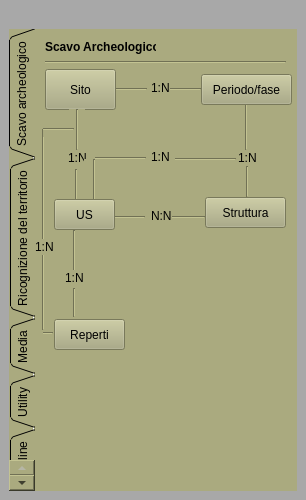
<?xml version="1.0" encoding="UTF-8"?>
<ui version="4.0">
 <class>PyarchinitPlugin</class>
 <widget class="QDockWidget" name="PyarchinitPlugin">
  <property name="geometry">
   <rect>
    <x>0</x>
    <y>0</y>
    <width>306</width>
    <height>500</height>
   </rect>
  </property>
  <property name="minimumSize">
   <size>
    <width>306</width>
    <height>500</height>
   </size>
  </property>
  <property name="maximumSize">
   <size>
    <width>306</width>
    <height>500</height>
   </size>
  </property>
  <property name="windowIcon">
   <iconset resource="resources.qrc">
    <normaloff>:/images/pai_us.png</normaloff>:/images/pai_us.png</iconset>
  </property>
  <property name="styleSheet">
   <string notr="true">background-color: qlineargradient(spread:reflect, x1:0, y1:0, x2:1, y2:0, stop:0 rgba(99, 138, 146, 255), stop:1 rgba(255, 255, 255, 255));
background-color: rgb(112, 112, 84);
background-color: rgb(168, 168, 168);</string>
  </property>
  <property name="locale">
   <locale language="English" country="UnitedStates"/>
  </property>
  <property name="windowTitle">
   <string>pyArchInit - Archaeological Data Management</string>
  </property>
  <widget class="QWidget" name="dockWidgetContents">
   <layout class="QGridLayout" name="gridLayout">
    <item row="0" column="0">
     <widget class="QLabel" name="label_6">
      <property name="text">
       <string/>
      </property>
      <property name="pixmap">
       <pixmap resource="resources.qrc">:/images/sfondo.png</pixmap>
      </property>
     </widget>
    </item>
    <item row="2" column="0">
     <widget class="QTabWidget" name="tabWidget">
      <property name="font">
       <font>
        <weight>50</weight>
        <bold>false</bold>
       </font>
      </property>
      <property name="mouseTracking">
       <bool>false</bool>
      </property>
      <property name="focusPolicy">
       <enum>Qt::TabFocus</enum>
      </property>
      <property name="autoFillBackground">
       <bool>false</bool>
      </property>
      <property name="styleSheet">
       <string notr="true">background-color: rgb(170, 170, 127);
border-color: rgb(116, 116, 87);
selection-color: rgb(140, 140, 105);</string>
      </property>
      <property name="tabPosition">
       <enum>QTabWidget::West</enum>
      </property>
      <property name="tabShape">
       <enum>QTabWidget::Triangular</enum>
      </property>
      <property name="currentIndex">
       <number>0</number>
      </property>
      <property name="elideMode">
       <enum>Qt::ElideNone</enum>
      </property>
      <property name="documentMode">
       <bool>true</bool>
      </property>
      <property name="tabsClosable">
       <bool>false</bool>
      </property>
      <property name="movable">
       <bool>false</bool>
      </property>
      <widget class="QWidget" name="services">
       <attribute name="title">
        <string>Scavo archeologico</string>
       </attribute>
       <widget class="QPushButton" name="btnStrutturatable">
        <property name="geometry">
         <rect>
          <x>170</x>
          <y>168</y>
          <width>81</width>
          <height>31</height>
         </rect>
        </property>
        <property name="text">
         <string>Struttura</string>
        </property>
        <property name="icon">
         <iconset resource="resources.qrc">
          <normaloff>:/images/iconStrutt.png</normaloff>:/images/iconStrutt.png</iconset>
        </property>
        <property name="iconSize">
         <size>
          <width>20</width>
          <height>80</height>
         </size>
        </property>
       </widget>
       <widget class="Line" name="line">
        <property name="geometry">
         <rect>
          <x>69</x>
          <y>180</y>
          <width>41</width>
          <height>16</height>
         </rect>
        </property>
        <property name="orientation">
         <enum>Qt::Horizontal</enum>
        </property>
       </widget>
       <widget class="QLabel" name="label">
        <property name="geometry">
         <rect>
          <x>116</x>
          <y>179</y>
          <width>21</width>
          <height>16</height>
         </rect>
        </property>
        <property name="text">
         <string>N:N</string>
        </property>
       </widget>
       <widget class="Line" name="line_2">
        <property name="geometry">
         <rect>
          <x>129</x>
          <y>178</y>
          <width>41</width>
          <height>20</height>
         </rect>
        </property>
        <property name="orientation">
         <enum>Qt::Horizontal</enum>
        </property>
       </widget>
       <widget class="QLabel" name="label_2">
        <property name="geometry">
         <rect>
          <x>116</x>
          <y>51</y>
          <width>21</width>
          <height>16</height>
         </rect>
        </property>
        <property name="text">
         <string>1:N</string>
        </property>
       </widget>
       <widget class="Line" name="line_3">
        <property name="geometry">
         <rect>
          <x>81</x>
          <y>52</y>
          <width>31</width>
          <height>16</height>
         </rect>
        </property>
        <property name="orientation">
         <enum>Qt::Horizontal</enum>
        </property>
       </widget>
       <widget class="Line" name="line_4">
        <property name="geometry">
         <rect>
          <x>135</x>
          <y>50</y>
          <width>31</width>
          <height>20</height>
         </rect>
        </property>
        <property name="orientation">
         <enum>Qt::Horizontal</enum>
        </property>
       </widget>
       <widget class="QLabel" name="label_3">
        <property name="geometry">
         <rect>
          <x>33</x>
          <y>121</y>
          <width>21</width>
          <height>16</height>
         </rect>
        </property>
        <property name="text">
         <string>1:N</string>
        </property>
       </widget>
       <widget class="Line" name="line_5">
        <property name="geometry">
         <rect>
          <x>34</x>
          <y>80</y>
          <width>16</width>
          <height>41</height>
         </rect>
        </property>
        <property name="orientation">
         <enum>Qt::Vertical</enum>
        </property>
       </widget>
       <widget class="Line" name="line_6">
        <property name="geometry">
         <rect>
          <x>33</x>
          <y>140</y>
          <width>16</width>
          <height>31</height>
         </rect>
        </property>
        <property name="orientation">
         <enum>Qt::Vertical</enum>
        </property>
       </widget>
       <widget class="QLabel" name="label_4">
        <property name="geometry">
         <rect>
          <x>203</x>
          <y>121</y>
          <width>21</width>
          <height>16</height>
         </rect>
        </property>
        <property name="text">
         <string>1:N</string>
        </property>
       </widget>
       <widget class="Line" name="line_7">
        <property name="geometry">
         <rect>
          <x>201</x>
          <y>70</y>
          <width>20</width>
          <height>51</height>
         </rect>
        </property>
        <property name="orientation">
         <enum>Qt::Vertical</enum>
        </property>
       </widget>
       <widget class="QLabel" name="label_5">
        <property name="geometry">
         <rect>
          <x>116</x>
          <y>120</y>
          <width>21</width>
          <height>16</height>
         </rect>
        </property>
        <property name="text">
         <string>1:N</string>
        </property>
       </widget>
       <widget class="Line" name="line_10">
        <property name="geometry">
         <rect>
          <x>49</x>
          <y>130</y>
          <width>20</width>
          <height>41</height>
         </rect>
        </property>
        <property name="orientation">
         <enum>Qt::Vertical</enum>
        </property>
       </widget>
       <widget class="Line" name="line_11">
        <property name="geometry">
         <rect>
          <x>60</x>
          <y>121</y>
          <width>51</width>
          <height>16</height>
         </rect>
        </property>
        <property name="orientation">
         <enum>Qt::Horizontal</enum>
        </property>
       </widget>
       <widget class="Line" name="line_12">
        <property name="geometry">
         <rect>
          <x>140</x>
          <y>120</y>
          <width>61</width>
          <height>20</height>
         </rect>
        </property>
        <property name="orientation">
         <enum>Qt::Horizontal</enum>
        </property>
       </widget>
       <widget class="QPushButton" name="btnUStable">
        <property name="geometry">
         <rect>
          <x>19</x>
          <y>170</y>
          <width>61</width>
          <height>31</height>
         </rect>
        </property>
        <property name="text">
         <string>US</string>
        </property>
        <property name="icon">
         <iconset resource="resources.qrc">
          <normaloff>:/images/iconPAI.png</normaloff>:/images/iconPAI.png</iconset>
        </property>
        <property name="iconSize">
         <size>
          <width>25</width>
          <height>25</height>
         </size>
        </property>
       </widget>
       <widget class="Line" name="line_13">
        <property name="geometry">
         <rect>
          <x>31</x>
          <y>201</y>
          <width>16</width>
          <height>41</height>
         </rect>
        </property>
        <property name="orientation">
         <enum>Qt::Vertical</enum>
        </property>
       </widget>
       <widget class="QLabel" name="label_8">
        <property name="geometry">
         <rect>
          <x>30</x>
          <y>241</y>
          <width>21</width>
          <height>16</height>
         </rect>
        </property>
        <property name="text">
         <string>1:N</string>
        </property>
       </widget>
       <widget class="QPushButton" name="btnReptable">
        <property name="geometry">
         <rect>
          <x>19</x>
          <y>290</y>
          <width>71</width>
          <height>31</height>
         </rect>
        </property>
        <property name="styleSheet">
         <string notr="true">background-color: rgb(170, 170, 127);</string>
        </property>
        <property name="text">
         <string>Reperti</string>
        </property>
        <property name="icon">
         <iconset resource="resources.qrc">
          <normaloff>:/images/finds.png</normaloff>:/images/finds.png</iconset>
        </property>
        <property name="iconSize">
         <size>
          <width>25</width>
          <height>25</height>
         </size>
        </property>
       </widget>
       <widget class="Line" name="line_14">
        <property name="geometry">
         <rect>
          <x>38</x>
          <y>259</y>
          <width>3</width>
          <height>29</height>
         </rect>
        </property>
        <property name="orientation">
         <enum>Qt::Vertical</enum>
        </property>
       </widget>
       <widget class="Line" name="line_15">
        <property name="geometry">
         <rect>
          <x>0</x>
          <y>100</y>
          <width>16</width>
          <height>201</height>
         </rect>
        </property>
        <property name="orientation">
         <enum>Qt::Vertical</enum>
        </property>
       </widget>
       <widget class="Line" name="line_16">
        <property name="geometry">
         <rect>
          <x>8</x>
          <y>92</y>
          <width>31</width>
          <height>16</height>
         </rect>
        </property>
        <property name="orientation">
         <enum>Qt::Horizontal</enum>
        </property>
       </widget>
       <widget class="QLabel" name="label_11">
        <property name="geometry">
         <rect>
          <x>10</x>
          <y>10</y>
          <width>111</width>
          <height>16</height>
         </rect>
        </property>
        <property name="font">
         <font>
          <weight>75</weight>
          <bold>true</bold>
         </font>
        </property>
        <property name="text">
         <string>Scavo Archeologico</string>
        </property>
       </widget>
       <widget class="Line" name="line_25">
        <property name="geometry">
         <rect>
          <x>10</x>
          <y>26</y>
          <width>241</width>
          <height>14</height>
         </rect>
        </property>
        <property name="orientation">
         <enum>Qt::Horizontal</enum>
        </property>
       </widget>
       <widget class="QPushButton" name="btnSitotable">
        <property name="geometry">
         <rect>
          <x>10</x>
          <y>40</y>
          <width>71</width>
          <height>41</height>
         </rect>
        </property>
        <property name="sizePolicy">
         <sizepolicy hsizetype="Minimum" vsizetype="Preferred">
          <horstretch>0</horstretch>
          <verstretch>0</verstretch>
         </sizepolicy>
        </property>
        <property name="minimumSize">
         <size>
          <width>0</width>
          <height>0</height>
         </size>
        </property>
        <property name="maximumSize">
         <size>
          <width>16777215</width>
          <height>80</height>
         </size>
        </property>
        <property name="baseSize">
         <size>
          <width>0</width>
          <height>0</height>
         </size>
        </property>
        <property name="text">
         <string>Sito</string>
        </property>
        <property name="icon">
         <iconset resource="resources.qrc">
          <normaloff>:/images/iconSite.png</normaloff>:/images/iconSite.png</iconset>
        </property>
        <property name="iconSize">
         <size>
          <width>20</width>
          <height>100</height>
         </size>
        </property>
       </widget>
       <widget class="QPushButton" name="btnPeriodotable">
        <property name="geometry">
         <rect>
          <x>166</x>
          <y>45</y>
          <width>91</width>
          <height>31</height>
         </rect>
        </property>
        <property name="styleSheet">
         <string notr="true"/>
        </property>
        <property name="text">
         <string>Periodo/fase</string>
        </property>
        <property name="icon">
         <iconset resource="resources.qrc">
          <normaloff>:/images/iconPER.png</normaloff>:/images/iconPER.png</iconset>
        </property>
        <property name="iconSize">
         <size>
          <width>20</width>
          <height>20</height>
         </size>
        </property>
       </widget>
       <widget class="Line" name="line_28">
        <property name="geometry">
         <rect>
          <x>204</x>
          <y>137</y>
          <width>16</width>
          <height>31</height>
         </rect>
        </property>
        <property name="orientation">
         <enum>Qt::Vertical</enum>
        </property>
       </widget>
       <widget class="Line" name="line_8">
        <property name="geometry">
         <rect>
          <x>8</x>
          <y>296</y>
          <width>10</width>
          <height>16</height>
         </rect>
        </property>
        <property name="orientation">
         <enum>Qt::Horizontal</enum>
        </property>
       </widget>
       <widget class="QLabel" name="label_14">
        <property name="geometry">
         <rect>
          <x>0</x>
          <y>210</y>
          <width>21</width>
          <height>16</height>
         </rect>
        </property>
        <property name="text">
         <string>1:N</string>
        </property>
       </widget>
       <zorder>line_8</zorder>
       <zorder>line_2</zorder>
       <zorder>btnSitotable</zorder>
       <zorder>line_11</zorder>
       <zorder>line_7</zorder>
       <zorder>line</zorder>
       <zorder>label</zorder>
       <zorder>label_2</zorder>
       <zorder>line_3</zorder>
       <zorder>line_4</zorder>
       <zorder>label_3</zorder>
       <zorder>line_5</zorder>
       <zorder>line_6</zorder>
       <zorder>label_4</zorder>
       <zorder>label_5</zorder>
       <zorder>line_10</zorder>
       <zorder>line_12</zorder>
       <zorder>line_13</zorder>
       <zorder>label_8</zorder>
       <zorder>line_14</zorder>
       <zorder>line_15</zorder>
       <zorder>line_16</zorder>
       <zorder>line_25</zorder>
       <zorder>btnPeriodotable</zorder>
       <zorder>line_28</zorder>
       <zorder>btnStrutturatable</zorder>
       <zorder>btnUStable</zorder>
       <zorder>btnReptable</zorder>
       <zorder>label_14</zorder>
       <zorder>label_11</zorder>
      </widget>
      <widget class="QWidget" name="tab">
       <attribute name="title">
        <string>Ricognizione del territorio</string>
       </attribute>
       <widget class="Line" name="line_18">
        <property name="geometry">
         <rect>
          <x>111</x>
          <y>90</y>
          <width>16</width>
          <height>41</height>
         </rect>
        </property>
        <property name="orientation">
         <enum>Qt::Vertical</enum>
        </property>
       </widget>
       <widget class="QLabel" name="label_9">
        <property name="geometry">
         <rect>
          <x>110</x>
          <y>131</y>
          <width>21</width>
          <height>16</height>
         </rect>
        </property>
        <property name="text">
         <string>1:N</string>
        </property>
       </widget>
       <widget class="Line" name="line_19">
        <property name="geometry">
         <rect>
          <x>107</x>
          <y>270</y>
          <width>16</width>
          <height>31</height>
         </rect>
        </property>
        <property name="orientation">
         <enum>Qt::Vertical</enum>
        </property>
       </widget>
       <widget class="Line" name="line_20">
        <property name="geometry">
         <rect>
          <x>108</x>
          <y>210</y>
          <width>16</width>
          <height>41</height>
         </rect>
        </property>
        <property name="orientation">
         <enum>Qt::Vertical</enum>
        </property>
       </widget>
       <widget class="QPushButton" name="btnReptable_2">
        <property name="geometry">
         <rect>
          <x>96</x>
          <y>300</y>
          <width>71</width>
          <height>31</height>
         </rect>
        </property>
        <property name="styleSheet">
         <string notr="true">background-color: rgb(170, 170, 127);</string>
        </property>
        <property name="text">
         <string>Reperti</string>
        </property>
        <property name="icon">
         <iconset resource="resources.qrc">
          <normaloff>:/images/finds.png</normaloff>:/images/finds.png</iconset>
        </property>
        <property name="iconSize">
         <size>
          <width>25</width>
          <height>25</height>
         </size>
        </property>
       </widget>
       <widget class="Line" name="line_21">
        <property name="geometry">
         <rect>
          <x>77</x>
          <y>110</y>
          <width>16</width>
          <height>201</height>
         </rect>
        </property>
        <property name="orientation">
         <enum>Qt::Vertical</enum>
        </property>
       </widget>
       <widget class="QPushButton" name="btnUTtable">
        <property name="geometry">
         <rect>
          <x>90</x>
          <y>180</y>
          <width>61</width>
          <height>31</height>
         </rect>
        </property>
        <property name="text">
         <string>UT</string>
        </property>
        <property name="icon">
         <iconset resource="resources.qrc">
          <normaloff>:/images/iconUT.png</normaloff>:/images/iconUT.png</iconset>
        </property>
        <property name="iconSize">
         <size>
          <width>25</width>
          <height>25</height>
         </size>
        </property>
       </widget>
       <widget class="QLabel" name="label_10">
        <property name="geometry">
         <rect>
          <x>107</x>
          <y>251</y>
          <width>21</width>
          <height>16</height>
         </rect>
        </property>
        <property name="text">
         <string>1:N</string>
        </property>
       </widget>
       <widget class="QPushButton" name="btnSitotable_2">
        <property name="geometry">
         <rect>
          <x>87</x>
          <y>50</y>
          <width>71</width>
          <height>41</height>
         </rect>
        </property>
        <property name="sizePolicy">
         <sizepolicy hsizetype="Minimum" vsizetype="Preferred">
          <horstretch>0</horstretch>
          <verstretch>0</verstretch>
         </sizepolicy>
        </property>
        <property name="minimumSize">
         <size>
          <width>0</width>
          <height>0</height>
         </size>
        </property>
        <property name="maximumSize">
         <size>
          <width>16777215</width>
          <height>80</height>
         </size>
        </property>
        <property name="baseSize">
         <size>
          <width>0</width>
          <height>0</height>
         </size>
        </property>
        <property name="text">
         <string>Sito</string>
        </property>
        <property name="icon">
         <iconset resource="resources.qrc">
          <normaloff>:/images/iconSite.png</normaloff>:/images/iconSite.png</iconset>
        </property>
        <property name="iconSize">
         <size>
          <width>20</width>
          <height>100</height>
         </size>
        </property>
       </widget>
       <widget class="Line" name="line_22">
        <property name="geometry">
         <rect>
          <x>85</x>
          <y>102</y>
          <width>31</width>
          <height>16</height>
         </rect>
        </property>
        <property name="orientation">
         <enum>Qt::Horizontal</enum>
        </property>
       </widget>
       <widget class="Line" name="line_23">
        <property name="geometry">
         <rect>
          <x>110</x>
          <y>150</y>
          <width>16</width>
          <height>31</height>
         </rect>
        </property>
        <property name="orientation">
         <enum>Qt::Vertical</enum>
        </property>
       </widget>
       <widget class="Line" name="line_24">
        <property name="geometry">
         <rect>
          <x>85</x>
          <y>304</y>
          <width>11</width>
          <height>16</height>
         </rect>
        </property>
        <property name="orientation">
         <enum>Qt::Horizontal</enum>
        </property>
       </widget>
       <widget class="QLabel" name="label_12">
        <property name="geometry">
         <rect>
          <x>9</x>
          <y>10</y>
          <width>151</width>
          <height>16</height>
         </rect>
        </property>
        <property name="font">
         <font>
          <weight>75</weight>
          <bold>true</bold>
         </font>
        </property>
        <property name="text">
         <string>Ricognizione del territorio</string>
        </property>
       </widget>
       <widget class="Line" name="line_26">
        <property name="geometry">
         <rect>
          <x>9</x>
          <y>26</y>
          <width>241</width>
          <height>16</height>
         </rect>
        </property>
        <property name="orientation">
         <enum>Qt::Horizontal</enum>
        </property>
       </widget>
       <zorder>line_26</zorder>
       <zorder>line_18</zorder>
       <zorder>line_24</zorder>
       <zorder>label_9</zorder>
       <zorder>line_19</zorder>
       <zorder>line_20</zorder>
       <zorder>btnReptable_2</zorder>
       <zorder>line_21</zorder>
       <zorder>btnUTtable</zorder>
       <zorder>label_10</zorder>
       <zorder>btnSitotable_2</zorder>
       <zorder>line_22</zorder>
       <zorder>line_23</zorder>
       <zorder>label_12</zorder>
      </widget>
      <widget class="QWidget" name="tab_2">
       <attribute name="title">
        <string>Media</string>
       </attribute>
       <widget class="Line" name="line_9">
        <property name="geometry">
         <rect>
          <x>200</x>
          <y>82</y>
          <width>16</width>
          <height>41</height>
         </rect>
        </property>
        <property name="orientation">
         <enum>Qt::Vertical</enum>
        </property>
       </widget>
       <widget class="QPushButton" name="btnUStable_2">
        <property name="geometry">
         <rect>
          <x>180</x>
          <y>50</y>
          <width>61</width>
          <height>31</height>
         </rect>
        </property>
        <property name="text">
         <string>US</string>
        </property>
        <property name="icon">
         <iconset resource="resources.qrc">
          <normaloff>:/images/iconPAI.png</normaloff>:/images/iconPAI.png</iconset>
        </property>
        <property name="iconSize">
         <size>
          <width>25</width>
          <height>25</height>
         </size>
        </property>
       </widget>
       <widget class="Line" name="line_30">
        <property name="geometry">
         <rect>
          <x>125</x>
          <y>136</y>
          <width>16</width>
          <height>41</height>
         </rect>
        </property>
        <property name="orientation">
         <enum>Qt::Vertical</enum>
        </property>
       </widget>
       <widget class="QLabel" name="label_17">
        <property name="geometry">
         <rect>
          <x>124</x>
          <y>119</y>
          <width>21</width>
          <height>16</height>
         </rect>
        </property>
        <property name="text">
         <string>N:N</string>
        </property>
       </widget>
       <widget class="QPushButton" name="btnReptable_3">
        <property name="geometry">
         <rect>
          <x>20</x>
          <y>50</y>
          <width>71</width>
          <height>31</height>
         </rect>
        </property>
        <property name="styleSheet">
         <string notr="true">background-color: rgb(170, 170, 127);</string>
        </property>
        <property name="text">
         <string>Reperti</string>
        </property>
        <property name="icon">
         <iconset resource="resources.qrc">
          <normaloff>:/images/finds.png</normaloff>:/images/finds.png</iconset>
        </property>
        <property name="iconSize">
         <size>
          <width>25</width>
          <height>25</height>
         </size>
        </property>
       </widget>
       <widget class="Line" name="line_31">
        <property name="geometry">
         <rect>
          <x>147</x>
          <y>116</y>
          <width>61</width>
          <height>20</height>
         </rect>
        </property>
        <property name="orientation">
         <enum>Qt::Horizontal</enum>
        </property>
       </widget>
       <widget class="Line" name="line_32">
        <property name="geometry">
         <rect>
          <x>50</x>
          <y>82</y>
          <width>16</width>
          <height>41</height>
         </rect>
        </property>
        <property name="orientation">
         <enum>Qt::Vertical</enum>
        </property>
       </widget>
       <widget class="Line" name="line_33">
        <property name="geometry">
         <rect>
          <x>58</x>
          <y>118</y>
          <width>61</width>
          <height>16</height>
         </rect>
        </property>
        <property name="orientation">
         <enum>Qt::Horizontal</enum>
        </property>
       </widget>
       <widget class="QPushButton" name="btnMedtable">
        <property name="geometry">
         <rect>
          <x>93</x>
          <y>180</y>
          <width>81</width>
          <height>31</height>
         </rect>
        </property>
        <property name="styleSheet">
         <string notr="true">background-color: rgb(170, 170, 127);</string>
        </property>
        <property name="text">
         <string>Media</string>
        </property>
        <property name="icon">
         <iconset resource="resources.qrc">
          <normaloff>:/images/photo.png</normaloff>:/images/photo.png</iconset>
        </property>
        <property name="iconSize">
         <size>
          <width>25</width>
          <height>25</height>
         </size>
        </property>
       </widget>
       <widget class="QPushButton" name="btnExptable">
        <property name="geometry">
         <rect>
          <x>68</x>
          <y>259</y>
          <width>131</width>
          <height>31</height>
         </rect>
        </property>
        <property name="styleSheet">
         <string notr="true">background-color: rgb(170, 170, 127);</string>
        </property>
        <property name="text">
         <string>Esportazione Media</string>
        </property>
        <property name="icon">
         <iconset resource="resources.qrc">
          <normaloff>:/images/directoryExp.png</normaloff>:/images/directoryExp.png</iconset>
        </property>
        <property name="iconSize">
         <size>
          <width>25</width>
          <height>25</height>
         </size>
        </property>
       </widget>
       <widget class="Line" name="line_34">
        <property name="geometry">
         <rect>
          <x>125</x>
          <y>214</y>
          <width>16</width>
          <height>41</height>
         </rect>
        </property>
        <property name="orientation">
         <enum>Qt::Vertical</enum>
        </property>
       </widget>
       <zorder>btnUStable_2</zorder>
       <zorder>line_30</zorder>
       <zorder>label_17</zorder>
       <zorder>btnReptable_3</zorder>
       <zorder>line_31</zorder>
       <zorder>line_9</zorder>
       <zorder>line_32</zorder>
       <zorder>line_33</zorder>
       <zorder>btnMedtable</zorder>
       <zorder>btnExptable</zorder>
       <zorder>line_34</zorder>
      </widget>
      <widget class="QWidget" name="tab_3">
       <attribute name="title">
        <string>Utility</string>
       </attribute>
       <widget class="QPushButton" name="btnPDFmen">
        <property name="geometry">
         <rect>
          <x>90</x>
          <y>10</y>
          <width>81</width>
          <height>31</height>
         </rect>
        </property>
        <property name="styleSheet">
         <string notr="true">background-color: rgb(170, 170, 127);</string>
        </property>
        <property name="text">
         <string>PDF EXP</string>
        </property>
        <property name="icon">
         <iconset resource="resources.qrc">
          <normaloff>:/images/pdf-icon.png</normaloff>:/images/pdf-icon.png</iconset>
        </property>
        <property name="iconSize">
         <size>
          <width>25</width>
          <height>25</height>
         </size>
        </property>
       </widget>
      </widget>
      <widget class="QWidget" name="account">
       <attribute name="title">
        <string>Supporto online</string>
       </attribute>
       <widget class="QLabel" name="label_7">
        <property name="geometry">
         <rect>
          <x>20</x>
          <y>70</y>
          <width>221</width>
          <height>311</height>
         </rect>
        </property>
        <property name="text">
         <string>&lt;!DOCTYPE HTML PUBLIC &quot;-//W3C//DTD HTML 4.0//EN&quot; &quot;http://www.w3.org/TR/REC-html40/strict.dtd&quot;&gt;
&lt;html&gt;&lt;head&gt;&lt;meta name=&quot;qrichtext&quot; content=&quot;1&quot; /&gt;&lt;style type=&quot;text/css&quot;&gt;
p, li { white-space: pre-wrap; }
&lt;/style&gt;&lt;/head&gt;&lt;body style=&quot; font-family:'MS Shell Dlg 2'; font-size:8.25pt; font-weight:400; font-style:normal;&quot;&gt;
&lt;p style=&quot; margin-top:0px; margin-bottom:0px; margin-left:0px; margin-right:0px; -qt-block-indent:0; text-indent:0px;&quot;&gt;&lt;span style=&quot; font-family:'Sans Serif'; font-size:11pt; font-weight:600; color:#aa0000;&quot;&gt;pyArchInit Support&lt;/span&gt;&lt;/p&gt;
&lt;p style=&quot;-qt-paragraph-type:empty; margin-top:0px; margin-bottom:0px; margin-left:0px; margin-right:0px; -qt-block-indent:0; text-indent:0px; font-family:'Sans Serif'; font-size:9pt;&quot;&gt;&lt;/p&gt;
&lt;p style=&quot; margin-top:0px; margin-bottom:0px; margin-left:0px; margin-right:0px; -qt-block-indent:0; text-indent:0px;&quot;&gt;&lt;span style=&quot; font-family:'Sans Serif'; font-size:9pt;&quot;&gt;&lt;br /&gt;&lt;/span&gt;&lt;/p&gt;
&lt;p style=&quot; margin-top:0px; margin-bottom:0px; margin-left:0px; margin-right:0px; -qt-block-indent:0; text-indent:0px;&quot;&gt;&lt;span style=&quot; font-family:'Sans Serif'; font-size:9pt;&quot;&gt;Sito ufficiale&lt;/span&gt;&lt;/p&gt;
&lt;p style=&quot; margin-top:0px; margin-bottom:0px; margin-left:0px; margin-right:0px; -qt-block-indent:0; text-indent:0px;&quot;&gt;&lt;a href=&quot;https://sites.google.com/site/pyarchinit/&quot;&gt;&lt;span style=&quot; font-size:8pt; text-decoration: underline; color:#0000ff;&quot;&gt;https://sites.google.com/site/pyarchinit/&lt;/span&gt;&lt;/a&gt;&lt;/p&gt;
&lt;p style=&quot;-qt-paragraph-type:empty; margin-top:0px; margin-bottom:0px; margin-left:0px; margin-right:0px; -qt-block-indent:0; text-indent:0px; font-size:8pt; text-decoration: underline; color:#0000ff;&quot;&gt;&lt;/p&gt;
&lt;p style=&quot; margin-top:0px; margin-bottom:0px; margin-left:0px; margin-right:0px; -qt-block-indent:0; text-indent:0px;&quot;&gt;&lt;span style=&quot; font-size:8pt; text-decoration: underline; color:#0000ff;&quot;&gt;&lt;br /&gt;&lt;/span&gt;&lt;/p&gt;
&lt;p style=&quot; margin-top:0px; margin-bottom:0px; margin-left:0px; margin-right:0px; -qt-block-indent:0; text-indent:0px;&quot;&gt;&lt;span style=&quot; font-family:'Sans Serif'; font-size:9pt;&quot;&gt;Blog&lt;/span&gt;&lt;/p&gt;
&lt;p style=&quot; margin-top:0px; margin-bottom:0px; margin-left:0px; margin-right:0px; -qt-block-indent:0; text-indent:0px;&quot;&gt;&lt;a href=&quot;http://pyarchinit.blogspot.it/&quot;&gt;&lt;span style=&quot; font-size:8pt; text-decoration: underline; color:#0000ff;&quot;&gt;http://pyarchinit.blogspot.it/&lt;/span&gt;&lt;/a&gt;&lt;/p&gt;
&lt;p style=&quot;-qt-paragraph-type:empty; margin-top:0px; margin-bottom:0px; margin-left:0px; margin-right:0px; -qt-block-indent:0; text-indent:0px; font-size:8pt; text-decoration: underline; color:#0000ff;&quot;&gt;&lt;/p&gt;
&lt;p style=&quot; margin-top:0px; margin-bottom:0px; margin-left:0px; margin-right:0px; -qt-block-indent:0; text-indent:0px;&quot;&gt;&lt;span style=&quot; font-size:8pt; text-decoration: underline; color:#0000ff;&quot;&gt;&lt;br /&gt;&lt;/span&gt;&lt;/p&gt;
&lt;p style=&quot; margin-top:0px; margin-bottom:0px; margin-left:0px; margin-right:0px; -qt-block-indent:0; text-indent:0px;&quot;&gt;&lt;span style=&quot; font-family:'Sans Serif'; font-size:9pt;&quot;&gt;Github repository&lt;/span&gt;&lt;/p&gt;
&lt;p style=&quot; margin-top:0px; margin-bottom:0px; margin-left:0px; margin-right:0px; -qt-block-indent:0; text-indent:0px;&quot;&gt;&lt;a href=&quot;https://github.com/pyarchinit/&quot;&gt;&lt;span style=&quot; font-size:8pt; text-decoration: underline; color:#0000ff;&quot;&gt;https://github.com/pyarchinit/&lt;/span&gt;&lt;/a&gt;&lt;/p&gt;
&lt;p style=&quot;-qt-paragraph-type:empty; margin-top:0px; margin-bottom:0px; margin-left:0px; margin-right:0px; -qt-block-indent:0; text-indent:0px; font-size:8pt; text-decoration: underline; color:#0000ff;&quot;&gt;&lt;/p&gt;
&lt;p style=&quot;-qt-paragraph-type:empty; margin-top:0px; margin-bottom:0px; margin-left:0px; margin-right:0px; -qt-block-indent:0; text-indent:0px; font-size:8pt; text-decoration: underline; color:#0000ff;&quot;&gt;&lt;/p&gt;
&lt;p style=&quot; margin-top:0px; margin-bottom:0px; margin-left:0px; margin-right:0px; -qt-block-indent:0; text-indent:0px;&quot;&gt;&lt;span style=&quot; font-family:'Sans Serif'; font-size:9pt;&quot;&gt;Online mailing list&lt;/span&gt;&lt;/p&gt;
&lt;p style=&quot; margin-top:0px; margin-bottom:0px; margin-left:0px; margin-right:0px; -qt-block-indent:0; text-indent:0px;&quot;&gt;&lt;a href=&quot;pyarchinit-users@googlegroups.com&quot;&gt;&lt;span style=&quot; text-decoration: underline; color:#0000ff;&quot;&gt;pyarchinit-users@googlegroups.com&lt;/span&gt;&lt;/a&gt;&lt;/p&gt;&lt;/body&gt;&lt;/html&gt;</string>
        </property>
        <property name="alignment">
         <set>Qt::AlignCenter</set>
        </property>
        <property name="openExternalLinks">
         <bool>true</bool>
        </property>
       </widget>
       <widget class="QLabel" name="label_13">
        <property name="geometry">
         <rect>
          <x>10</x>
          <y>11</y>
          <width>151</width>
          <height>16</height>
         </rect>
        </property>
        <property name="font">
         <font>
          <weight>75</weight>
          <bold>true</bold>
         </font>
        </property>
        <property name="text">
         <string>Supporto online</string>
        </property>
       </widget>
       <widget class="Line" name="line_27">
        <property name="geometry">
         <rect>
          <x>10</x>
          <y>26</y>
          <width>241</width>
          <height>16</height>
         </rect>
        </property>
        <property name="orientation">
         <enum>Qt::Horizontal</enum>
        </property>
       </widget>
       <zorder>line_27</zorder>
       <zorder>label_7</zorder>
       <zorder>label_13</zorder>
      </widget>
     </widget>
    </item>
   </layout>
  </widget>
 </widget>
 <resources>
  <include location="resources.qrc"/>
 </resources>
 <connections/>
</ui>
